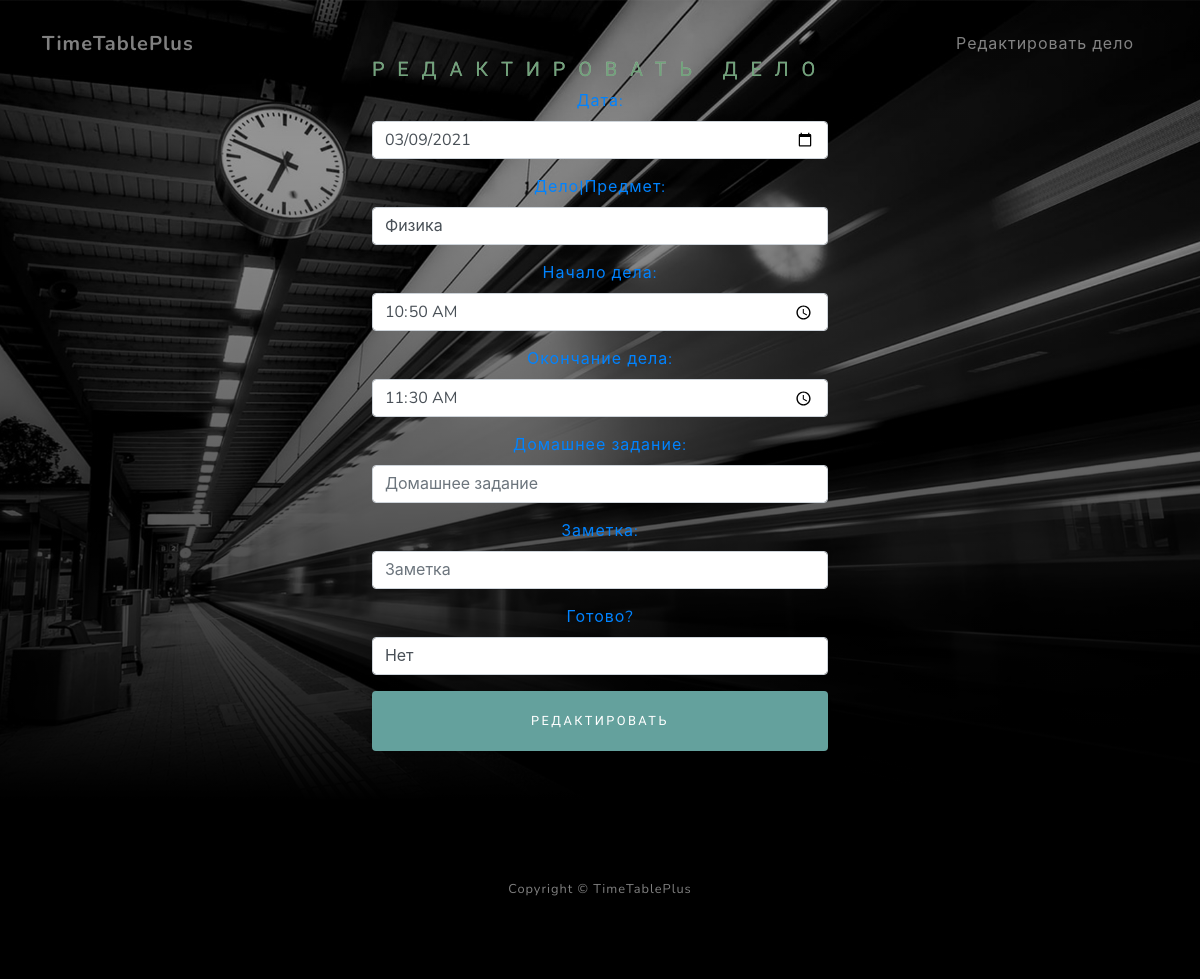
The app's page /schedule/edit/3/ (signed in), older data.
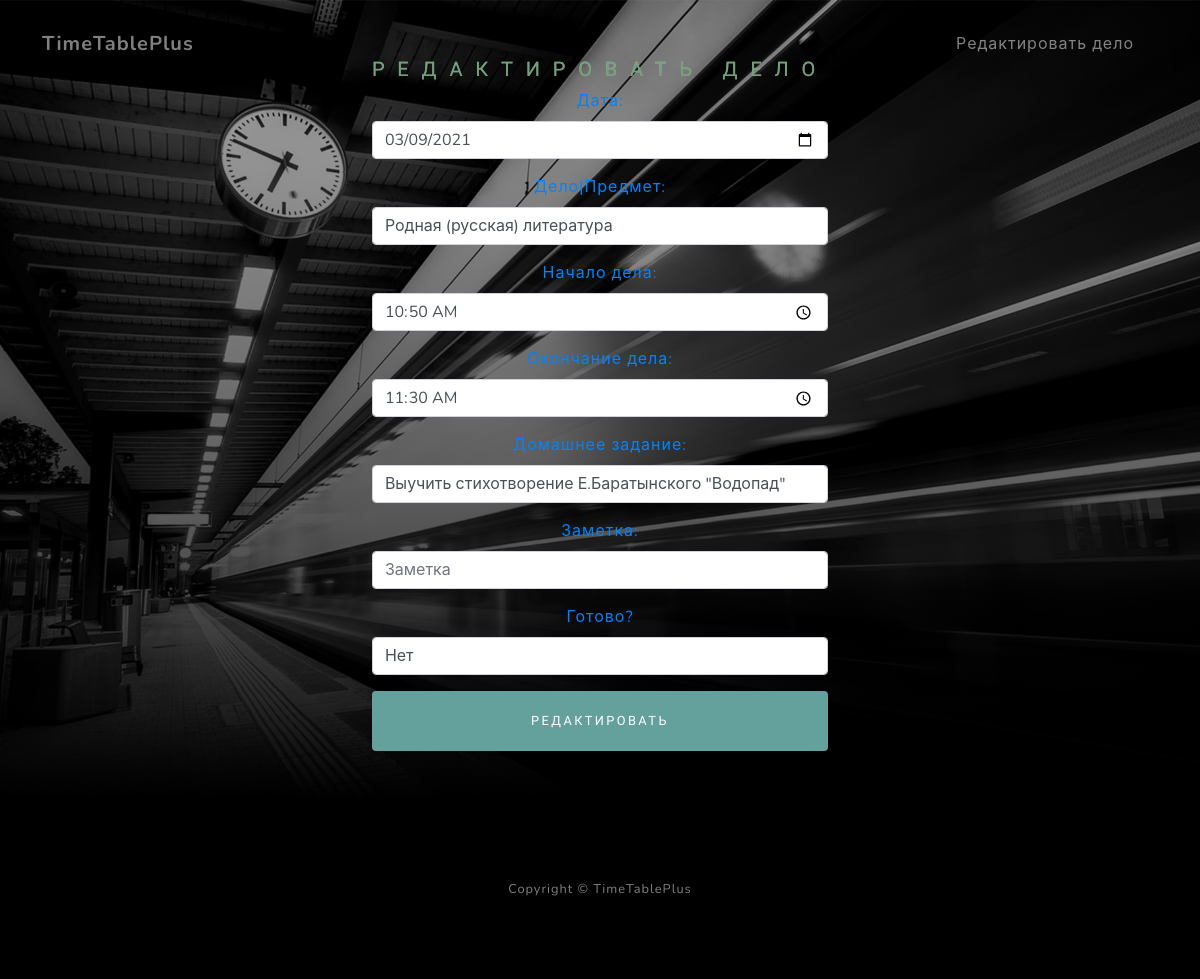
The same page, newer data.
### Schedule/models.py (models this page shows, shortened)
class Schedule(models.Model):
    user = models.ForeignKey(User, on_delete=models.CASCADE, verbose_name='id пользователя', unique=False, help_text='Id пользователя должен быть в виде одного числа', null=True)
    time_start = models.TimeField(verbose_name='время начала', max_length=50, unique=False)
    time_end = models.TimeField(verbose_name='время конца', max_length=50, unique=False)
    date = models.DateField(verbose_name='дата', unique=False, null=True)
    affair = models.CharField(verbose_name='дело', max_length=200, unique=False, help_text='Дела должны быть в виде обычного текста', blank=False)
    note = models.CharField(verbose_name='заметка', max_length=200, unique=False, help_text='Заметки должны быть в виде обычного текста', blank=True)
    homework = models.CharField(verbose_name='домашнее задание', max_length=200, unique=False, default=None, help_text='Домашнее задание должны быть в виде обычного текста',
                                blank=True)
    is_ready = models.BooleanField(verbose_name='готово?', default=False, help_text='Готово? принимает только значение True или False')
    class Meta:
        managed = True
        verbose_name = 'расписание'
        ordering = ['date', ]

### Schedule/views.py (the view, shortened to what this page needs)
# urls.py: path('edit/<int:pk>/', UpdateAffairSchedule.as_view(), name='update_schedule'),
class UpdateAffairSchedule(SuccessMessageMixin, LoginRequiredMixin, UserPassesTestMixin, UpdateView):
    model = Schedule
    template_name = 'Schedule/update_schedule.html'
    form_class = CreateAffairScheduleForm
    @logger.catch
    def test_func(self):
        obj = Schedule.objects.get(pk=self.kwargs['pk'])
        if obj.user.id == self.request.user.id:
            return True
        elif self.request.user.is_staff:
            return True

### Schedule/templates/Schedule/update_schedule.html (shortened to what this page needs)
{% extends 'base.html' %}
{% load static %}
{% block add_settings %}
    <link href="{% static 'TimeTable/css/styles.css' %}" rel="stylesheet"/>
{% endblock %}
{% block content %}
    <nav class="navbar navbar-expand-lg navbar-light" id="mainNav"
         style="position: absolute; z-index: 100; align-items: center;
    justify-content: space-between;top: 0;right: 0;left: 0;">
        <div class="container">
            <a class="navbar-brand" href="{% url 'main_page' %}">TimeTablePlus</a>
            <div class="collapse navbar-collapse" id="navbarResponsive">
                <ul class="navbar-nav ml-auto">
                    <li class="nav-item"><a class="nav-link" href="#edit_affair">Редактировать дело</a></li>
                </ul>
            </div>
        </div>
    </nav>
    <header class="masthead" id="edit_affair">
        <div class="container d-flex h-100 align-items-center">
            <div class="mx-auto text-center">
                <h2 class="mx-auto my-0 text-uppercase masthead_h1_custom" style="color: #71a37b;">Редактировать
                    дело</h2>
                <form method="post">
                    {{ form.as_p }}
                    <button type="submit" class="btn btn-primary btn-block">Редактировать</button>
                </form>
            </div>
        </div>
    </header>
    <footer class="footer bg-black small text-center text-white-50">
        <div class="container">Copyright © TimeTablePlus</div>
    </footer>
{% endblock %}

Row changes from the older to the newer data that the page shows:
changed Schedule "Нет": affair "Физика" → "Родная (русская) литература"; homework (not shown) → "Выучить стихотворение Е.Баратынского \"Водопад\""
